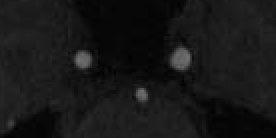
#> input picture DIP_作业/DIP/six/MRA.pgm, 138 x 69 px (shown 2 times larger); the run also reads 1 picture not shown here
$ python MRA.py
#> lines starting #> are read from the running program, lines starting #| are printed output that depends on the picture; after the words box and inside, x2 and y2 are one past the last pixel; in counts of white or black regions, pixels touching at a corner belong together
import cv2
import matplotlib.pyplot as plt
import numpy as np

np.seterr(divide='ignore', invalid='ignore')
import SimpleITK as sitk


def plt_hist(img):
    plt.hist(img.ravel(), 256, [0, 256])

    # plt.show()


def computeQualityMeasures(lP, lT):
    quality = []
    labelPred = sitk.GetImageFromArray(lP, isVector=False)
    labelTrue = sitk.GetImageFromArray(lT, isVector=False)
    hausdorffcomputer = sitk.HausdorffDistanceImageFilter()
    hausdorffcomputer.Execute(labelTrue > 0.5, labelPred > 0.5)
    quality.append(hausdorffcomputer.GetAverageHausdorffDistance())
    quality.append(hausdorffcomputer.GetHausdorffDistance())

    dicecomputer = sitk.LabelOverlapMeasuresImageFilter()
    dicecomputer.Execute(labelTrue > 0.5, labelPred > 0.5)
    quality.append(dicecomputer.GetDiceCoefficient())

    return quality


def Otsu(img):
    img_vector = img.flatten()
    pixel_counter = np.zeros(256)
    for pixel_value in img_vector:
        pixel_counter[pixel_value] += 1

    min_variance = np.inf
    best_threshold = 0
    pixel_value = np.arange(256)
    for threshold in range(256):

        pixel_value_A = pixel_value[0:threshold]
        pixel_value_B = pixel_value[threshold:]

        totalPixelNum_A = np.sum(pixel_counter[pixel_value_A])
        totalPixelNum_B = np.sum(pixel_counter[pixel_value_B])

        Probability_pixelvalue_A = pixel_counter[pixel_value_A] / totalPixelNum_A
        Probability_pixelvalue_B = pixel_counter[pixel_value_B] / totalPixelNum_B

        meanPixelValue_A = np.sum(pixel_value_A * Probability_pixelvalue_A)
        meanPixelValue_B = np.sum(pixel_value_B * Probability_pixelvalue_B)

        varianceA = np.sum(Probability_pixelvalue_A * (pixel_value_A - meanPixelValue_A) ** 2)
        varianceB = np.sum(Probability_pixelvalue_B * (pixel_value_B - meanPixelValue_B) ** 2)

        current_total_variance = totalPixelNum_A * varianceA + totalPixelNum_B * varianceB
        if current_total_variance < min_variance:
            min_variance = current_total_variance
            best_threshold = threshold

    return best_threshold
    # print(best_threshold)


def RCOtsu(img, min, max):
    temp = max - min + 1
    img_vector = img.flatten()
    pixel_counter = np.zeros(256)
    for pixel_value in img_vector:
        if (pixel_value >= min):
            if (pixel_value <= max):
                pixel_counter[pixel_value] += 1

    min_variance = np.inf
    best_threshold = 0
    pixel_value = np.arange(temp)
    for threshold in range(temp):

        pixel_value_A = pixel_value[min:threshold]
        pixel_value_B = pixel_value[threshold:max]

        totalPixelNum_A = np.sum(pixel_counter[pixel_value_A])
        totalPixelNum_B = np.sum(pixel_counter[pixel_value_B])

        Probability_pixelvalue_A = pixel_counter[pixel_value_A] / totalPixelNum_A
        Probability_pixelvalue_B = pixel_counter[pixel_value_B] / totalPixelNum_B

        meanPixelValue_A = np.sum(pixel_value_A * Probability_pixelvalue_A)
        meanPixelValue_B = np.sum(pixel_value_B * Probability_pixelvalue_B)

        varianceA = np.sum(Probability_pixelvalue_A * (pixel_value_A - meanPixelValue_A) ** 2)
        varianceB = np.sum(Probability_pixelvalue_B * (pixel_value_B - meanPixelValue_B) ** 2)

        current_total_variance = totalPixelNum_A * varianceA + totalPixelNum_B * varianceB
        if current_total_variance < min_variance:
            min_variance = current_total_variance
            best_threshold = threshold

    # print(best_threshold)
    ret, binary = cv2.threshold(img, best_threshold, 255, cv2.THRESH_BINARY)
    cv2.imwrite('grayImg.jpg', binary)
    cv2.imshow('srcImg', binary)


if __name__ == "__main__":
    imgfile = 'MRA.pgm'
    imgrefile='MRA_Reference.pgm'
    grayImg = cv2.imread(imgfile)
#> grayImg is the input picture: shape (69, 138, 3); min 1, max 114, mean 23.3
    img_ref = cv2.imread(imgrefile)
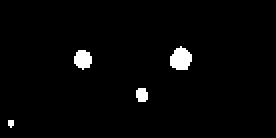
#> input picture DIP_作业/DIP/six/MRA_Reference.pgm, 138 x 69 px (shown 2 times larger)
#> img_ref is the input picture: shape (69, 138, 3); 2.2% white; 4 white regions (1 under 20 px), largest, box (x1, y1, x2, y2) and area: (85, 23, 96, 35) 98, (37, 25, 46, 35) 68, (68, 44, 74, 51) 36
    # [4 lines of commented-out code are left out]

    k_opt = Otsu(grayImg)
#> the loop in Otsu, `for pixel_value in img_vector:` made 28566 passes
#> pixel_value on passes 1 to 3: 28, 28, 28
#> after the loop in Otsu, `for pixel_value in img_vector:`: pixel_counter = 256 values, max 2586 at index 7, min 0 at index 0, mean 111.6
#> the loop in Otsu, `for threshold in range(256): ` made 256 passes
#> (totalPixelNum_A, totalPixelNum_B, Probability_pixelvalue_A, meanPixelValue_A, meanPixelValue_B, varianceA, varianceB, current_total_variance) on passes 3 to 8: (6, 28560, [0, 1], 1, 23.3, 0, 180.6, 5157631.2), (30, 28536, [0, 0.2, 0.8], 1.8, 23.32, 0.16, 180.4, 5146739), (60, 28506, [0, 0.1, 0.4, 0.5], 2.4, 23.34, 0.44, 180.1, 5134364), (198, 28368, [0, 0.0303, 0.121, 0.152, 0.697], 3.52, 23.43, 0.674, 179.2, 5082610.7), (720, 27846, [0, 0.00833, 0.0333, 0.0417, 0.192, 0.725], 4.59, 23.78, 0.625, 176, 4902246.7), (1602, 26964, [0, 0.00375, 0.015, 0.0187, 0.0861, 0.326, 0.551], 5.37, 24.36, 0.772, 171.1, 4615146.4)
#> (totalPixelNum_A, totalPixelNum_B, meanPixelValue_A, meanPixelValue_B, varianceA, varianceB, current_total_variance, min_variance) on passes 1, 10, 11, 12, 13, 14: (0, 28566, 0, 23.29, 0, 180.7, 5160614.1, 5160614.1), (5265, 23301, 6.71, 27.04, 1.17, 145, 3384777.1, 3384777.1), (5826, 22740, 6.93, 27.49, 1.51, 140.3, 3200312.7, 3200312.7), (6285, 22281, 7.15, 27.85, 2.04, 136.8, 3061065.6, 3061065.6), (6651, 21915, 7.36, 28.13, 2.7, 134.3, 2960560.6, 2960560.6), (6939, 21627, 7.56, 28.34, 3.44, 132.6, 2890570.9, 2890570.9)
#> after the loop in Otsu, `for threshold in range(256):`: best_threshold = 21; min_variance = 2605024.7
#> k_opt = 21
    RCOtsu(grayImg,40,120)
#> the loop in RCOtsu, `for pixel_value in img_vector:` made 28566 passes
#> after the loop in RCOtsu, `for pixel_value in img_vector:`: pixel_counter = 256 values, max 33 at index 101, min 0 at index 0, mean 2.87
#> the loop in RCOtsu, `for threshold in range(temp): ` made 81 passes
#> min_variance on pass 1: 43731
#> in RCOtsu, `ret, binary = cv2.threshold(img, best_threshold, 255, cv2.THRESH_BINARY)`:
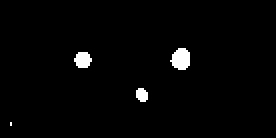
#> binary: shape (69, 138, 3) (shown 2 times larger); 1.8% white; 4 white regions (1 under 20 px), largest, box (x1, y1, x2, y2) and area: (85, 24, 95, 35) 84, (37, 26, 46, 34) 56, (68, 44, 74, 51) 34
    # [4 lines of commented-out code are left out]

    cv2.waitKey(0)
    img_ref = cv2.imread('MRA_Reference.jpg')
    img_otsu = cv2.imread('imgBin.jpg')
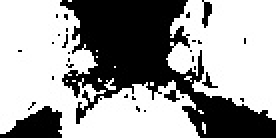
#> input picture DIP_作业/DIP/six/imgBin.jpg, 138 x 69 px (shown 2 times larger)
#> img_otsu is the input picture: shape (69, 138, 3); min 0, max 255, mean 159.4
    img_bin = cv2.imread('grayImg.jpg')
#> img_bin: shape (69, 138, 3); min 0, max 255, mean 4.7
    print(computeQualityMeasures(img_ref, img_otsu))
#> (the call stopped at in computeQualityMeasures, `labelPred = sitk.GetImageFromArray(lP, isVector=False)`: SimpleITK is not available in this run)
    print(computeQualityMeasures(img_ref, img_bin))
#> (the call stopped at in computeQualityMeasures, `labelPred = sitk.GetImageFromArray(lP, isVector=False)`: SimpleITK is not available in this run)
